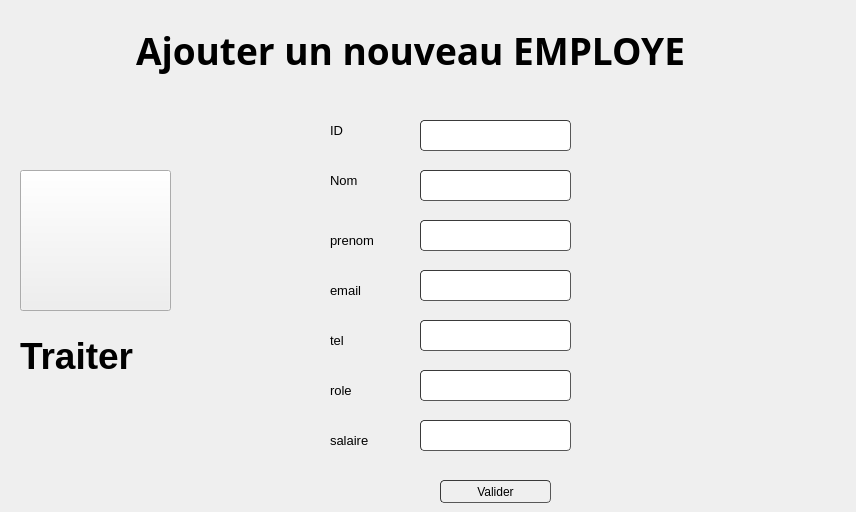
     <widget class="QWidget" name="page">
      <widget class="QLabel" name="text_nb">
       <property name="geometry">
        <rect>
         <x>330</x>
         <y>430</y>
         <width>61</width>
         <height>21</height>
        </rect>
       </property>
       <property name="font">
        <font>
         <pointsize>10</pointsize>
        </font>
       </property>
       <property name="text">
        <string>salaire</string>
       </property>
      </widget>
      <widget class="QLabel" name="text_prix">
       <property name="geometry">
        <rect>
         <x>330</x>
         <y>330</y>
         <width>61</width>
         <height>21</height>
        </rect>
       </property>
       <property name="font">
        <font>
         <pointsize>10</pointsize>
        </font>
       </property>
       <property name="text">
        <string>tel</string>
       </property>
      </widget>
      <widget class="QLabel" name="label_17">
       <property name="geometry">
        <rect>
         <x>330</x>
         <y>120</y>
         <width>21</width>
         <height>21</height>
        </rect>
       </property>
       <property name="font">
        <font>
         <pointsize>10</pointsize>
        </font>
       </property>
       <property name="text">
        <string>ID</string>
       </property>
      </widget>
      <widget class="QLineEdit" name="lieu">
       <property name="geometry">
        <rect>
         <x>420</x>
         <y>220</y>
         <width>151</width>
         <height>31</height>
        </rect>
       </property>
       <property name="styleSheet">
        <string notr="true">	border-width: 1px; border-radius: 4px;
	border-color: rgb(58, 58, 58);
	border-style: inset;
	padding: 0 8px;


	selection-color: rgb(60, 63, 65);</string>
       </property>
      </widget>
      <widget class="QLineEdit" name="prix">
       <property name="geometry">
        <rect>
         <x>420</x>
         <y>320</y>
         <width>151</width>
         <height>31</height>
        </rect>
       </property>
       <property name="styleSheet">
        <string notr="true">	border-width: 1px; border-radius: 4px;
	border-color: rgb(58, 58, 58);
	border-style: inset;
	padding: 0 8px;


	selection-color: rgb(60, 63, 65);</string>
       </property>
      </widget>
      <widget class="QLabel" name="text_lieu">
       <property name="geometry">
        <rect>
         <x>330</x>
         <y>230</y>
         <width>61</width>
         <height>21</height>
        </rect>
       </property>
       <property name="font">
        <font>
         <pointsize>10</pointsize>
        </font>
       </property>
       <property name="text">
        <string>prenom</string>
       </property>
      </widget>
      <widget class="QLineEdit" name="nom">
       <property name="geometry">
        <rect>
         <x>420</x>
         <y>170</y>
         <width>151</width>
         <height>31</height>
        </rect>
       </property>
       <property name="styleSheet">
        <string notr="true">	border-width: 1px; border-radius: 4px;
	border-color: rgb(58, 58, 58);
	border-style: inset;
	padding: 0 8px;


	selection-color: rgb(60, 63, 65);</string>
       </property>
      </widget>
      <widget class="QLineEdit" name="date">
       <property name="geometry">
        <rect>
         <x>420</x>
         <y>270</y>
         <width>151</width>
         <height>31</height>
        </rect>
       </property>
       <property name="styleSheet">
        <string notr="true">	border-width: 1px; border-radius: 4px;
	border-color: rgb(58, 58, 58);
	border-style: inset;
	padding: 0 8px;


	selection-color: rgb(60, 63, 65);</string>
       </property>
      </widget>
      <widget class="QLabel" name="text_date">
       <property name="geometry">
        <rect>
         <x>330</x>
         <y>280</y>
         <width>61</width>
         <height>21</height>
        </rect>
       </property>
       <property name="font">
        <font>
         <pointsize>10</pointsize>
        </font>
       </property>
       <property name="text">
        <string>email</string>
       </property>
      </widget>
      <widget class="QPushButton" name="Valider">
       <property name="geometry">
        <rect>
         <x>440</x>
         <y>480</y>
         <width>111</width>
         <height>23</height>
        </rect>
       </property>
       <property name="styleSheet">
        <string notr="true">	border-width: 1px; border-radius: 4px;
	border-color: rgb(58, 58, 58);
	border-style: inset;
	padding: 0 8px;


	selection-color: rgb(60, 63, 65);</string>
       </property>
       <property name="text">
        <string>Valider</string>
       </property>
       <property name="icon">
        <iconset resource="projet.qrc">
         <normaloff>:/icons/icons8_checkmark_96px.png</normaloff>:/icons/icons8_checkmark_96px.png</iconset>
       </property>
      </widget>
      <widget class="QLabel" name="label_7">
       <property name="geometry">
        <rect>
         <x>136</x>
         <y>20</y>
         <width>711</width>
         <height>61</height>
        </rect>
       </property>
       <property name="font">
        <font>
         <family>Nueva Std</family>
         <pointsize>28</pointsize>
         <weight>75</weight>
         <bold>true</bold>
        </font>
       </property>
       <property name="text">
        <string>Ajouter un nouveau EMPLOYE</string>
       </property>
       <property name="textFormat">
        <enum>Qt::RichText</enum>
       </property>
      </widget>
      <widget class="QLineEdit" name="id">
       <property name="geometry">
        <rect>
         <x>420</x>
         <y>120</y>
         <width>151</width>
         <height>31</height>
        </rect>
       </property>
       <property name="styleSheet">
        <string notr="true">	border-width: 1px; border-radius: 4px;
	border-color: rgb(58, 58, 58);
	border-style: inset;
	padding: 0 8px;


	selection-color: rgb(60, 63, 65);
color: rgb(255, 255, 127);</string>
       </property>
       <property name="echoMode">
        <enum>QLineEdit::Password</enum>
       </property>
      </widget>
      <widget class="QLabel" name="text_nom">
       <property name="geometry">
        <rect>
         <x>330</x>
         <y>170</y>
         <width>61</width>
         <height>21</height>
        </rect>
       </property>
       <property name="font">
        <font>
         <pointsize>10</pointsize>
        </font>
       </property>
       <property name="text">
        <string>Nom</string>
       </property>
      </widget>
      <widget class="QLineEdit" name="nb">
       <property name="geometry">
        <rect>
         <x>420</x>
         <y>420</y>
         <width>151</width>
         <height>31</height>
        </rect>
       </property>
       <property name="styleSheet">
        <string notr="true">	border-width: 1px; border-radius: 4px;
	border-color: rgb(58, 58, 58);
	border-style: inset;
	padding: 0 8px;


	selection-color: rgb(60, 63, 65);</string>
       </property>
      </widget>
      <widget class="QPushButton" name="event">
       <property name="geometry">
        <rect>
         <x>20</x>
         <y>170</y>
         <width>151</width>
         <height>141</height>
        </rect>
       </property>
       <property name="styleSheet">
        <string notr="true">gridline-color: rgb(0, 0, 0);</string>
       </property>
       <property name="text">
        <string/>
       </property>
       <property name="icon">
        <iconset resource="projet.qrc">
         <normaloff>:/icons/1458512 (1).png</normaloff>:/icons/1458512 (1).png</iconset>
       </property>
       <property name="iconSize">
        <size>
         <width>150</width>
         <height>150</height>
        </size>
       </property>
       <property name="autoDefault">
        <bool>false</bool>
       </property>
      </widget>
      <widget class="QLabel" name="label_4">
       <property name="geometry">
        <rect>
         <x>20</x>
         <y>330</y>
         <width>161</width>
         <height>51</height>
        </rect>
       </property>
       <property name="font">
        <font>
         <family>MS Shell Dlg 2</family>
         <pointsize>28</pointsize>
         <weight>75</weight>
         <bold>true</bold>
        </font>
       </property>
       <property name="text">
        <string>Traiter</string>
       </property>
      </widget>
      <widget class="QLineEdit" name="role">
       <property name="geometry">
        <rect>
         <x>420</x>
         <y>370</y>
         <width>151</width>
         <height>31</height>
        </rect>
       </property>
       <property name="styleSheet">
        <string notr="true">	border-width: 1px; border-radius: 4px;
	border-color: rgb(58, 58, 58);
	border-style: inset;
	padding: 0 8px;


	selection-color: rgb(60, 63, 65);</string>
       </property>
      </widget>
      <widget class="QLabel" name="text_nb_2">
       <property name="geometry">
        <rect>
         <x>330</x>
         <y>380</y>
         <width>61</width>
         <height>21</height>
        </rect>
       </property>
       <property name="font">
        <font>
         <pointsize>10</pointsize>
        </font>
       </property>
       <property name="text">
        <string>role</string>
       </property>
      </widget>
     </widget>
